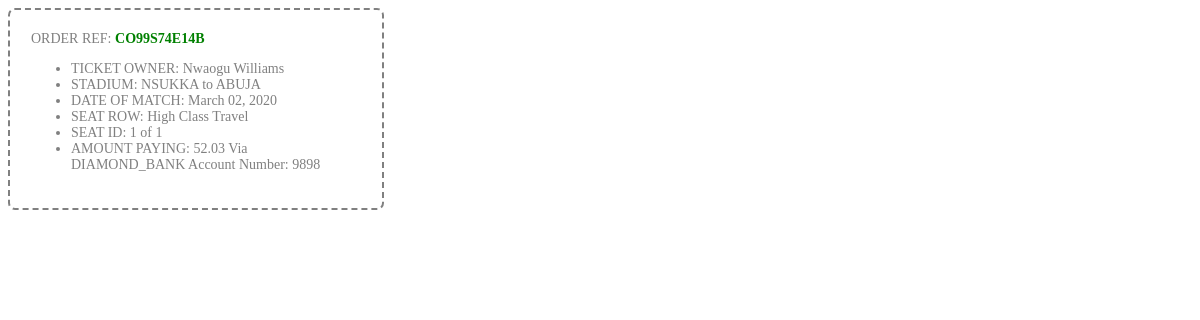
The app's page /loginpage/booking/validate.php?ticket=CO99S74E14B with its own data.
### tables this page shows
CREATE TABLE `booking_details` (
  `order_ref` varchar(255) NOT NULL,
  `fullname` varchar(120) NOT NULL,
  `contact` varchar(40) DEFAULT NULL,
  `gender` varchar(40) DEFAULT NULL,
  `class_reserved` varchar(255) NOT NULL,
  `destination` varchar(180) NOT NULL,
  `seats_reserved` varchar(50) NOT NULL DEFAULT '1',
  `date_reserved` varchar(50) DEFAULT NULL,
  `transaction_id` varchar(190) NOT NULL,
  `account` varchar(130) NOT NULL,
  `amount` varchar(50) NOT NULL
);

### loginpage/booking/validate.php (the view, shortened to what this page needs)
<?php
if (isset($_GET['ticket'])) {
    $order_ref = $_GET['ticket'];
    $data = mysqli_query($conn, "SELECT * FROM booking_details WHERE order_ref='$order_ref'");
    if (($data) && (mysqli_num_rows($data) > 0)) { ?>
        <html>
        <body onload="window.print();">
    <?php
        $row = mysqli_fetch_assoc($data);
        $fullname = $row['fullname'];
        $destination = $row['destination'];
        $traveldate = $row['date_reserved'];
        $travelclass = $row['class_reserved'];
        $seats = $row['seats_reserved'];
        $all = $seats;
        $amount = $row['amount'];
        $paymethod = $row['account'];
        $code = $row['transaction_id'];
        while ($seats > 0) {
            echo ("<div class='ticketbox'>");
            echo ("<a> ORDER REF:</a> <span class='ref'>$order_ref</span>");
            echo ("<ul><li>TICKET OWNER: " . $fullname . "</li>
<li>STADIUM: " . $destination . "</li>
<li>DATE OF MATCH: " . $traveldate . "</li>
<li>SEAT ROW: " . $travelclass . "</li>
<li>SEAT ID: " . $seats . " of " . $all . "</li>
<li>AMOUNT PAYING: " . $amount . " Via " . $paymethod . " Account Number: " . $code . "</li>
</ul>");
            echo ("</div>");
            $seats--;
        }
        echo ("</body></html>");
    }
}
    ?>

### loginpage/booking/validate.php (style rules this page uses)
.ticketbox { border: 2px dashed grey; font-family: tahoma; font-size: 14px; display: inline-block; width: 330px; height: auto; border-radius: 7px; padding: 21px; color: grey; }
.ref { font-family: inherit; font-weight: bold; color: green; }

### records on screen
booking_details: fullname "Nwaogu Williams", destination "NSUKKA to ABUJA", date_reserved "March 02, 2020", class_reserved "High Class Travel", seats_reserved "1", amount "52.03", account "DIAMOND_BANK", transaction "9898"
